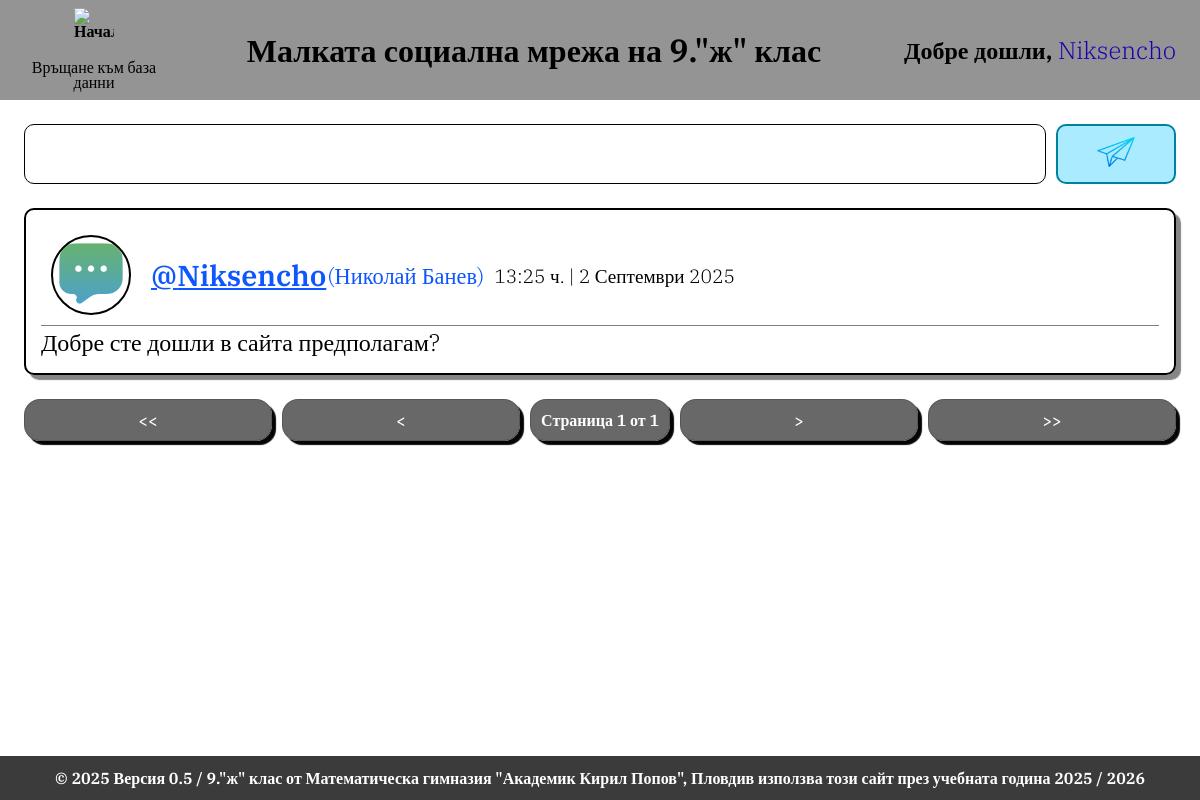
The app's page /social/ (signed in), older data.
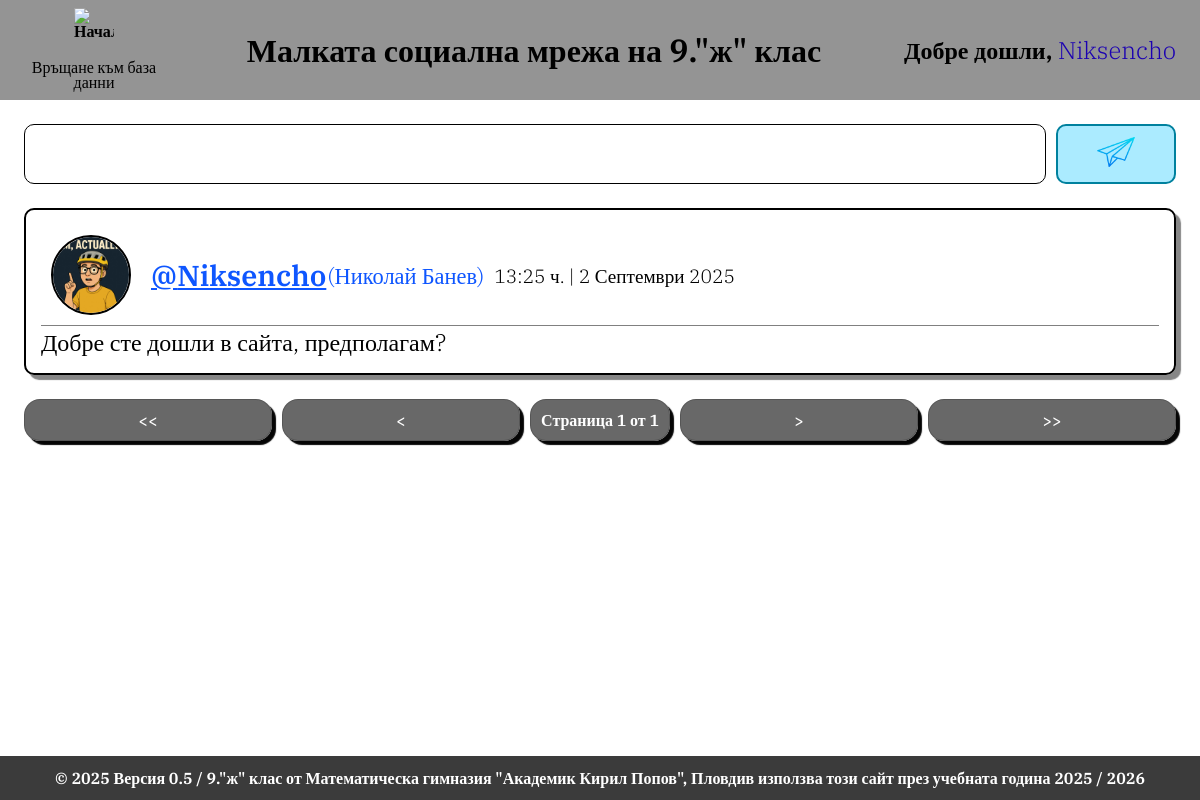
The same page, newer data.
### UserMessages/models.py (models this page shows, shortened)
class Message(models.Model):
    userConn = models.ForeignKey(User, verbose_name="Потребител", on_delete=models.CASCADE)
    message = models.TextField(verbose_name="Съобщение")
    dateAdded = models.DateTimeField(verbose_name="Дата на добавяне", auto_now_add=True)
    class Meta:
        verbose_name = "Пост"
        verbose_name_plural = "Постове"

### users/models.py (models this page shows, shortened)
class StudentProfile(models.Model):
    user = models.OneToOneField(User, verbose_name="Потребител", on_delete=models.CASCADE)
    profilePicture = models.ImageField(default='profilePictures/ordinary.png', upload_to="profilePictures", verbose_name="Потребителска снимка")
    classNumber = models.IntegerField(default=-1, verbose_name="Номер в класа")
    class Meta:
        verbose_name = "Профил"
        verbose_name_plural = "Профили"

### UserMessages/views.py (the view)
# urls.py: path("", messaging, name='messages-main')
@login_required
def messaging(request):
    if request.method == "POST":
        messageText = request.POST.get("new-message")
        Message.objects.create(userConn = request.user, message = messageText)
        return redirect("messages-main")
    allMessages = Message.objects.all()[::-1]
    paginator = Paginator(allMessages, 10)
    page_number = request.GET.get("page")
    posts = paginator.get_page(page_number)
    context = {
        "posts": posts,
        "title": "Чатове"
    }
    return render(request, "UserMessages/home.html", context)

### UserMessages/templates/UserMessages/home.html (shortened to what this page needs)
{% extends "UserMessages/base.html" %}
{%load static%}
{% block content %}
    <div class='add-post'>
        <form method="POST" action="{% url 'messages-main'%}">
            <input required type='text' id='new-message' name='new-message'>
            <button type="submit">
                <img src="{% static 'UserMessages/img/send.png'%}" alt="Submit" width="20" height="20">
            </button>
        </form>
    </div>
    {% for post in posts%}
        <div class='post'>
            <div class='content'>
                <div class='user-info'>
                    <img src="{{post.userConn.studentprofile.profilePicture.url}}">
                    <h1><a href="{%url 'users-profileinfo' post.userConn.id%}"><span>@{{post.userConn.username}}</span></a> ({{post.userConn.first_name}} {{post.userConn.last_name}})</h1>
                    <h2>{{post.dateAdded|date:"G:i ч. | j F Y"}}</h2>
                </div>
                <div class='post-info'>
                    <p>{{post.message}}</p>
                </div>
            </div>
        </div>
    {% endfor %}
    <div class='pagination'>
        {% if posts.has_previous %}
            <a href="?page=1">&lt &lt</a>
            <a href="?page={{posts.previous_page_number}}">&lt;</a>
        {% else %}
            <a class='disabled' href="#">&lt&lt</a>
            <a class='disabled' href="#">&lt;</a>
        {% endif %}
        <span class="current">
            Страница {{ posts.number }} от {{ posts.paginator.num_pages }}
        </span>
        {% if posts.has_next %}
            <a href="?page={{ posts.next_page_number }}">&gt</a>
            <a href="?page={{ posts.paginator.num_pages }}">&gt&gt</a>
        {% else %}
            <a class='disabled' href='#'>&gt</a>
            <a class='disabled' href='#'>&gt&gt</a>
        {% endif %}
    </div>
{% endblock %}

Row changes from the older to the newer data that the page shows:
changed Message "Niksencho": userConn.studentprofile.profilePicture: a different picture; message "Добре сте дошли в сайта предполагам?" → "Добре сте дошли в сайта, предполагам?"
